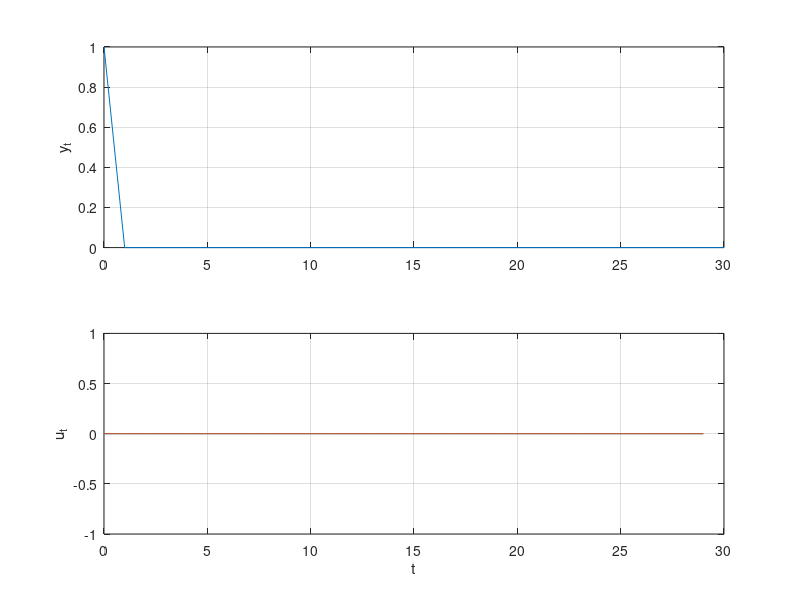

Write the MATLAB code that produced this figure.
%% Assignment 6, Problem 3 b)
%  Solves the QP with quadprog, with lower and upper bounds on u and 
%  input blocking.
%  Tor Aksel N. Heirung, April 2013.

% System matrices
A = [ 0     0     0    ;
      0     0     1    ;
      0.1  -0.79  1.78];
B = [1 0 0.1]';
C = [0 0 1];

x0 = [0 0 1]'; % Initial state

N = 30; % Length of time horizon
nb = 6; % Number of control blocks on the time horizon
b_lenght = N/nb; % Number of samples in each block
nx = size(A,2); % nx: number of states (equals the number of rows in A)
nu = size(B,2); % nu: number of controls (equals the number of rows in B)

% Cost function
Qt = 2*diag([0, 0, 1]);
Q = kron(eye(N), Qt);
Rt = 2*1;
R = kron(b_lenght*eye(nb), Rt); % Note that each R in G is multiplied by the block length!
G = blkdiag(Q, R);

% Equality constraint
Aeq_c1 = eye(N*nx);                             % Component 1 of A_eq
Aeq_c2 = kron(diag(ones(N-1,1),-1), -A);        % Component 2 of A_eq
ones_block = kron(eye(nb),ones(b_lenght,1));    % Block-diagonal matrix of 1-vectors
Aeq_c3 = kron(ones_block, -B);                  % Component 3 of A_eq
Aeq = [Aeq_c1 + Aeq_c2, Aeq_c3];

beq = [A*x0; zeros((N-1)*nx,1)];

% Inequality constraints
x_lb = -Inf(N*nx,1);    % Lower bound on x
x_ub =  Inf(N*nx,1);    % Upper bound on x
u_lb = -ones(nb*nu,1);  % Lower bound on u (nb*nu < n*nu)
u_ub =  ones(nb*nu,1);  % Upper bound on u (nb*nu < n*nu)
lb = [x_lb; u_lb];      % Lower bound on z
ub = [x_ub; u_ub];      % Upper bound on z

% Solving the equality- and inequality-constrained QP with quadprog
opt = optimset('Display','off', 'Diagnostics','off', 'LargeScale','off', 'Algorithm', 'active-set');
[z,fval,exitflag,output,lambda] = quadprog(G,[],[],[],Aeq,beq,lb,ub,[],opt);
output.iterations
% Extracting variables
y = [x0(3); z(nx:nx:N*nx)];         % y = x3
u_blocks = z(N*nx+1:N*nx+nb*nu);    % Control blocks
u = ones_block*u_blocks;            % Control
% Time vector
t = 1:N;

% Plot optimal trajectory
figure(5);
subplot(2,1,1);
plot([0,t],y); % Plot on 0 to N
grid('on');
ylabel('y_t');
subplot(2,1,2);
hold('on');
stairs(t-1,u); % Plot on 0 to N-1
plot(t-1,u);  % Plot on 0 to N-1
hold('off');
box('on');
grid('on');
xlabel('t');
ylabel('u_t');
